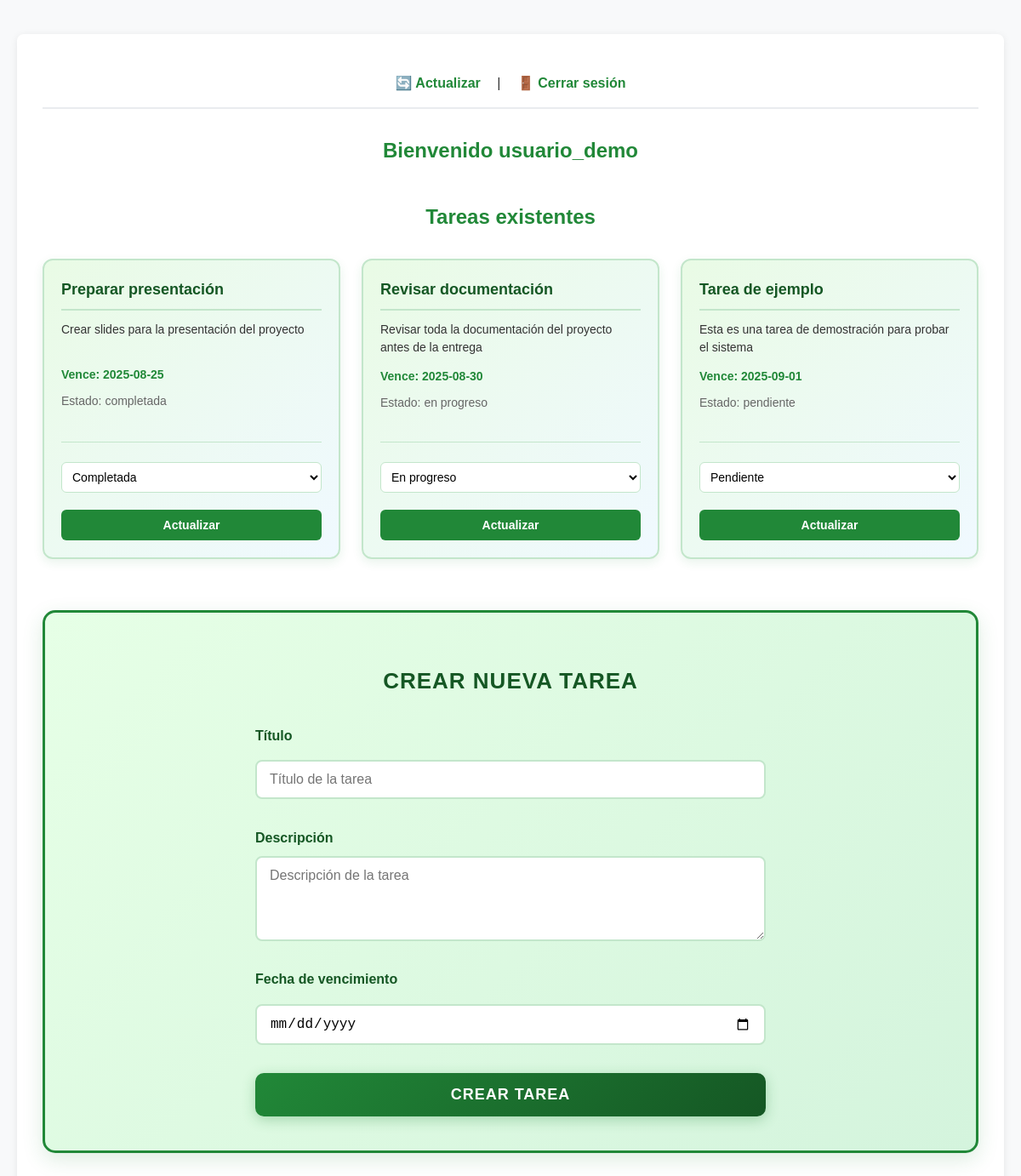
Screenshot of /views/dashboard_usuario.php (signed in) with the database file from the repository.
### tables this page shows
CREATE TABLE `tasks` (
  `id` int NOT NULL,
  `user_id` int NOT NULL,
  `title` varchar(100) NOT NULL,
  `description` text DEFAULT NULL,
  `status` enum('pendiente','en progreso','completada') NOT NULL DEFAULT 'pendiente',
  `due_date` date NOT NULL,
  `approved` tinyint(1) NOT NULL DEFAULT 0,
  `assigned_to` int(11) DEFAULT NULL
);

### controllers/TaskController.php (called while the page is built, shortened)
<?php
require_once '../config/database.php';
class TaskController {
    private $conn;
    public function __construct() {
        $db = new Database();
        $this->conn = $db->connect();
    }
    public function getTasksByUser($user_id) {
        $stmt = $this->conn->prepare("SELECT * FROM tasks WHERE user_id = :user_id ORDER BY due_date ASC");
        $stmt->execute(['user_id' => $user_id]);
        return $stmt->fetchAll(PDO::FETCH_ASSOC);
    }
}

### config/database.php (called while the page is built, shortened)
<?php
class Database {
    private $host = "localhost";
    private $db_name = "task_manager_v1";
    private $username = "root";
    private $password = "";
    public function connect() {
        $this->conn = null;
        try {
            $this->conn = new PDO("mysql:host={$this->host};dbname={$this->db_name};charset=utf8", $this->username, $this->password);
            $this->conn->setAttribute(PDO::ATTR_ERRMODE, PDO::ERRMODE_EXCEPTION);
        } catch(PDOException $e) {
            echo "Error de conexión: " . $e->getMessage();
        }
        return $this->conn;
    }
}

### views/dashboard_usuario.php (the view, shortened to what this page needs)
<?php
require_once '../controllers/TaskController.php';
$taskController = new TaskController();
$tasks = $taskController->getTasksByUser($_SESSION['user_id']);
?>
<!DOCTYPE html>
<html lang="es">
<head>
    <link rel="stylesheet" href="../public/css/style.css">
</head>
<body>
    <div class="container">
        <div class="nav">
            <a href="dashboard_usuario.php">🔄 Actualizar</a> |
            <a href="../logout.php">🚪 Cerrar sesión</a>
        </div>
        <h2>Bienvenido <?= htmlspecialchars($_SESSION['username']) ?></h2>
        <div class="tasks-section">
            <h3>Tareas existentes</h3>
            <?php if (count($tasks) > 0): ?>
            <div class="task-list">
                <?php foreach ($tasks as $task): ?>
                    <div class="card">
                        <div class="card-content">
                            <div class="card-title"><?= htmlspecialchars($task['title']) ?></div>
                            <div class="card-desc"><?= htmlspecialchars($task['description']) ?></div>
                            <div class="card-date">Vence: <?= $task['due_date'] ?></div>
                            <div class="card-status">Estado: <?= $task['status'] ?></div>
                        </div>
                        <form method="POST" class="card-form">
                            <select name="status">
                                <option value="pendiente" <?= $task['status'] === 'pendiente' ? 'selected' : '' ?>>Pendiente</option>
                                <option value="en progreso" <?= $task['status'] === 'en progreso' ? 'selected' : '' ?>>En progreso</option>
                                <option value="completada" <?= $task['status'] === 'completada' ? 'selected' : '' ?>>Completada</option>
                            </select>
                            <button type="submit" name="update_status">Actualizar</button>
                        </form>
                    </div>
                <?php endforeach; ?>
            </div>
            <?php else: ?>
                <p class="no-tasks">No tenés tareas registradas aún.</p>
            <?php endif; ?>
        </div>
        <div class="section section-highlight">
            <h3 class="section-title">Crear nueva tarea</h3>
            <form method="POST" class="new-task-form">
                <div class="form-group">
                    <label for="title">Título</label>
                    <input type="text" id="title" name="title" placeholder="Título de la tarea" required>
                </div>
                <div class="form-group">
                    <label for="description">Descripción</label>
                    <textarea id="description" name="description" placeholder="Descripción de la tarea"></textarea>
                </div>
                <div class="form-group">
                    <label for="due_date">Fecha de vencimiento</label>
                    <input type="date" id="due_date" name="due_date" required>
                </div>
                <button type="submit" name="new_task" class="btn-create">Crear tarea</button>
            </form>
        </div>
    </div>
</body>
</html>

### public/css/style.css (style rules this page uses)
* { box-sizing: border-box; margin: 0; padding: 0; }
body { font-family: Arial, sans-serif; background: #f8f9fa; color: #333; margin: 20px; line-height: 1.6; }
h2, h3 { margin-top: 20px; margin-bottom: 20px; color: #218838; }
h2 { text-align: center; margin-bottom: 40px; }
a { color: #218838; text-decoration: none; transition: color 0.2s ease; }
.container { max-width: 1200px; margin: 40px auto; background: #fff; border-radius: 8px; box-shadow: 0 2px 10px rgba(0,0,0,0.08); padding: 30px; }
.nav { padding: 15px 0; margin-bottom: 30px; border-bottom: 2px solid #e9ecef; text-align: center; }
.nav a { margin: 0 15px; font-weight: bold; color: #218838; font-size: 16px; }
form input[type="text"], form input[type="password"], form input[type="date"], form textarea, form select { width: 100%; padding: 12px 15px; margin: 8px 0; border: 2px solid #c3e6cb; border-radius: 8px; font-size: 16px; background: #fff; transition: all 0.2s ease; }
form button { width: 100%; padding: 12px; margin: 10px 0; background: linear-gradient(135deg, #218838 0%, #155724 100%); color: #fff; border: none; border-radius: 8px; font-size: 16px; font-weight: bold; cursor: pointer; transition: all 0.3s ease; box-shadow: 0 4px 15px rgba(33,136,56,0.3); }
.tasks-section { margin-bottom: 60px; }
.tasks-section h3 { text-align: center; margin-bottom: 30px; font-size: 24px; color: #218838; }
.task-list { display: grid; grid-template-columns: repeat(auto-fit, minmax(300px, 1fr)); gap: 25px; margin-bottom: 40px; }
.card { border: 2px solid #c3e6cb; padding: 20px; border-radius: 12px; background: linear-gradient(135deg, #e9fbe5 0%, #f0f9ff 100%); box-shadow: 0 4px 12px rgba(33,136,56,0.1); display: flex; flex-direction: column; min-height: 280px; transition: all 0.3s ease; }
.card-content { flex-grow: 1; margin-bottom: 20px; }
.card-title { font-weight: bold; font-size: 18px; margin-bottom: 12px; color: #155724; border-bottom: 2px solid #c3e6cb; padding-bottom: 8px; }
.card-desc { margin-bottom: 12px; color: #333; font-size: 14px; line-height: 1.5; min-height: 40px; }
.card-date { margin-bottom: 8px; color: #218838; font-size: 14px; font-weight: 600; }
.card-status { margin-bottom: 15px; color: #666; font-size: 14px; font-weight: 500; }
.card-form { margin-top: auto; display: flex; flex-direction: column; gap: 12px; padding-top: 15px; border-top: 1px solid #c3e6cb; }
.card-form select { padding: 8px; border: 1px solid #c3e6cb; border-radius: 6px; background: #fff; font-size: 14px; }
.card-form button { width: 100%; padding: 10px; background: #218838; color: #fff; border: none; border-radius: 6px; font-size: 14px; font-weight: bold; cursor: pointer; transition: background 0.2s ease; box-shadow: none; margin: 0; }
.section { margin-bottom: 30px; }
.section-highlight { background: linear-gradient(135deg, #e6ffe6 0%, #d4f4dd 100%); border: 3px solid #218838; border-radius: 15px; padding: 40px; box-shadow: 0 8px 25px rgba(33,136,56,0.15); margin-top: 40px; }
.section-title { text-align: center; color: #155724; font-size: 26px; margin-bottom: 30px; font-weight: bold; text-transform: uppercase; letter-spacing: 1px; }
.new-task-form { max-width: 600px; margin: 0 auto; }
.form-group { margin-bottom: 25px; }
.form-group label { display: block; margin-bottom: 8px; font-weight: bold; color: #155724; font-size: 16px; }
.form-group input, .form-group textarea, .form-group select { width: 100%; padding: 12px 15px; border: 2px solid #c3e6cb; border-radius: 8px; font-size: 16px; background: #fff; transition: all 0.2s ease; margin: 0; }
.form-group textarea { resize: vertical; min-height: 100px; font-family: Arial, sans-serif; }
.btn-create { width: 100%; padding: 15px; background: linear-gradient(135deg, #218838 0%, #155724 100%); color: #fff; border: none; border-radius: 10px; font-size: 18px; font-weight: bold; cursor: pointer; text-transform: uppercase; letter-spacing: 1px; transition: all 0.3s ease; box-shadow: 0 4px 15px rgba(33,136,56,0.3); margin: 0; }

### rows the page displays
tasks: title "Preparar presentación", description "Crear slides para la presentación del proyecto", due_date "2025-08-25", status "completada", status "Completada"
tasks: title "Revisar documentación", description "Revisar toda la documentación del proyecto antes de la entrega", due_date "2025-08-30", status "en progreso", status "En progreso"
tasks: title "Tarea de ejemplo", description "Esta es una tarea de demostración para probar el sistema", due_date "2025-09-01", status "pendiente", status "Pendiente"

### other values shown
$_SESSION['username'] "usuario_demo"
